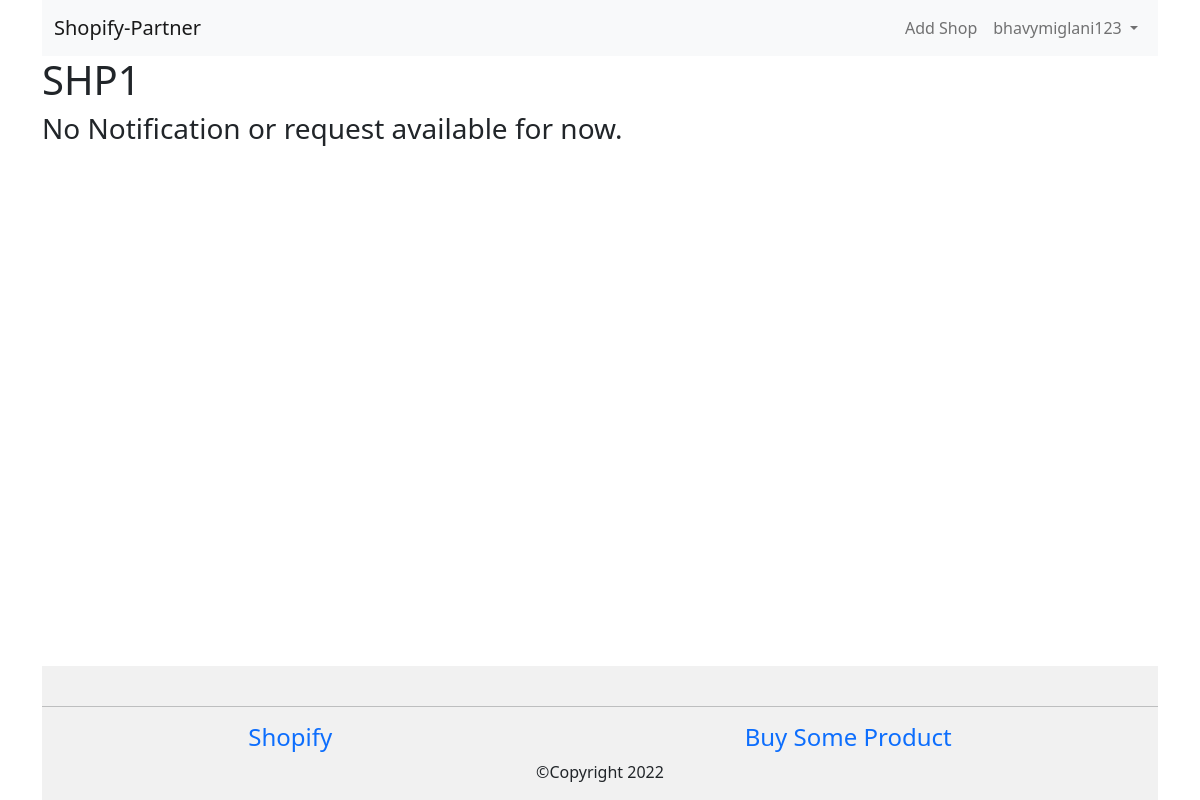
Page /partner_with_us/my_shop/3/notification/ (signed in) on the earlier database version.
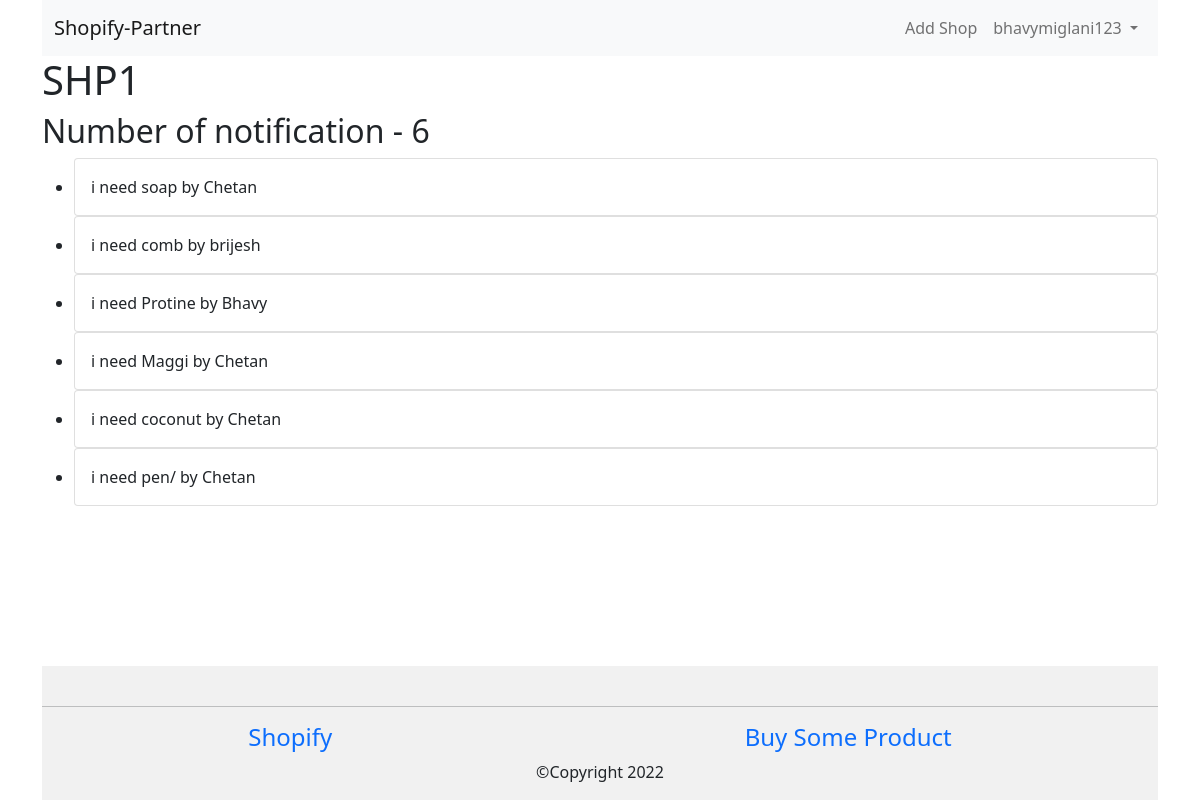
Same page on the later database version.
### shopowner/models.py (models this page shows, shortened)
class Shop(models.Model):
    name = models.CharField(max_length=100, null=True)
    address = models.CharField(max_length=200, null=True)
    city = models.CharField(max_length=50, null=True)
    state = models.CharField(max_length=50, null=True)
    shopowner = models.ForeignKey(
        Shopowner, on_delete=models.CASCADE, default="", related_name='shop')
    products = models.ManyToManyField(Product, related_name='shop')
    image = models.ImageField(upload_to="shop/images",
                              default="shop/images/shop_default.jpg")

class Notification(models.Model):
    message = models.TextField(null=True)
    tag = models.CharField(max_length=50, default="review")
    customer = models.ForeignKey(
        Customer, on_delete=models.CASCADE, default="")
    shop = models.ForeignKey(Shop, on_delete=models.CASCADE, default="")

### customer/models.py (models this page shows, shortened)
class Customer(models.Model):
    GENDER = (
        ('M', 'Male'),
        ('F', 'Female'),
        ('O', 'Other')
    )
    name = models.CharField(verbose_name="Name", max_length=100, null=True)
    email = models.EmailField(verbose_name="Email", max_length=100)
    password = models.CharField(verbose_name="Passowrd", max_length=100)
    age = models.IntegerField(verbose_name="Age", null=True)
    contact_number = models.CharField(
        verbose_name="Contact Number", max_length=13, null=True)
    address = models.CharField(
        verbose_name="Address", max_length=200, null=True)
    city = models.CharField(verbose_name="City", max_length=50, null=True)
    state = models.CharField(verbose_name="State", max_length=50, null=True)
    gender = models.CharField(verbose_name="Gender",
                              max_length=1, choices=GENDER, null=True)
    image = models.ImageField(
        upload_to="customer/images", default="customer/images/custdefault.jpg")

### shopowner/views.py (the view)
@login_required(login_url="partner_with_us/login")
def shop_notification(request, shopid):
    s = Shop.objects.get(id=shopid)
    notification = Notification.objects.filter(shop=s)
    notifications_count = notification.count()
    return render(request, "shopowner/shop_notification.html", {
        'user': request.user,
        'shop': s,
        'notifications': notification,
        'notifications_count': notifications_count,
    })

### shopowner/templates/shopowner/shop_notification.html (shortened to what this page needs)
{% extends 'shopowner/base.html' %}
{% block content %}
    <h1>{{shop.name}}</h1>
    {% ifequal notifications_count 0 %}
       <h3>
           No Notification or request available for now.
       </h3>
    {% else %}
      <h2>Number of notification - {{notifications_count}}</h2>
      <ul>
       {% for nf in notifications %}
       <li>
        <div class="card">
          <div class="card-body">
            {{nf.message}} by {{nf.customer.name}}
          </div>
        </div>
        </li>
       {% endfor %}
      </ul>
    {% endifequal %}
{% endblock content %}

### shopowner/templates/shopowner/base.html (shortened to what this page needs)
<!DOCTYPE html>
<html lang="en">
  <head>
    <link
      href="https://cdn.jsdelivr.net/npm/bootstrap@5.0.2/dist/css/bootstrap.min.css"
      rel="stylesheet"
    />
  </head>
  <body>
    <div class="container div-main">
      <nav class="navbar navbar-expand-lg navbar-light bg-light">
        <div class="container-fluid">
          <a class="navbar-brand" href="{% url 'shopowner:home'%}"
            >Shopify-Partner</a
          >
          <div
            class="collapse navbar-collapse d-flex justify-content-end mr-5"
            id="navbarNav"
          >
            <ul class="navbar-nav">
              {% if user %}
              <li class="nav-item">
                <a class="nav-link" href="{% url 'shopowner:add_shop'%}"
                  >Add Shop</a
                >
              </li>
              <li class="nav-item dropdown mr-5">
                <a
                  class="nav-link dropdown-toggle"
                  href="#"
                  id="navbarDropdown"
                  role="button"
                  data-bs-toggle="dropdown"
                  aria-expanded="false"
                >
                  {{user.username}}
                </a>
              </li>
              {% endif %}
            </ul>
          </div>
        </div>
      </nav>
      <main>
        {% block content %}{% endblock content %}
      </main>
      {%include 'shopowner/footer.html'%}
    </div>
  </body>
</html>

### shopowner/templates/shopowner/footer.html (shortened to what this page needs)
<footer>
<hr>
    <div class="d-flex justify-content-around">
        <h4 ><a class="text-decoration-none" href="{% url 'shopowner:home'%}">Shopify</a></h4>
        <h4 ><a class="text-decoration-none" href="{% url 'customer:home'%}">Buy Some Product</a></h4>
    </div>
    <div class="text-center">
        <p>&copy;Copyright <span id="Currentyear">2022</span></p>
    </div>
</footer>

### shopowner/templates/shopowner/base.html (style rules this page uses)
.container.div-main { min-height:100vh; display:flex; flex-direction:column; }
main { flex-grow:1; }
footer { margin-top:auto; background-color:#f1f1f1; }

Differences in the rows shown:
added Notification: message "i need soap", customer.name "Chetan"
added Notification: message "i need comb", customer.name "brijesh"
added Notification: message "i need Protine", customer.name "Bhavy"
added Notification: message "i need Maggi", customer.name "Chetan"
added Notification: message "i need coconut", customer.name "Chetan"
added Notification: message "i need pen/", customer.name "Chetan"
Other differences:
{{ notifications_count }}: (not shown) → "6"
text no longer shown: "No Notification or request available for now."
text now shown: "Number of notification -"
